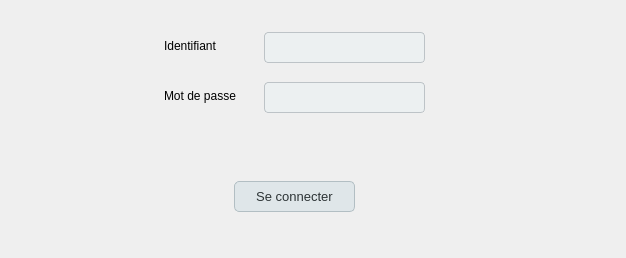
<?xml version="1.0" encoding="UTF-8"?>
<ui version="4.0">
 <class>Connexion</class>
 <widget class="QWidget" name="Connexion">
  <property name="geometry">
   <rect>
    <x>0</x>
    <y>0</y>
    <width>626</width>
    <height>258</height>
   </rect>
  </property>
  <property name="windowTitle">
   <string>Authentification - Banc d'essais moteur</string>
  </property>
  <widget class="QPushButton" name="pb_connecter">
   <property name="geometry">
    <rect>
     <x>234</x>
     <y>181</y>
     <width>121</width>
     <height>31</height>
    </rect>
   </property>
   <property name="styleSheet">
    <string notr="true">QPushButton {
    background-color: #dfe6e9;
    border: 1px solid #b2bec3;
    border-radius: 5px;
    color: #2d3436;
    padding: 6px 12px;
    font: 13px;
}

QPushButton:hover {
    background-color: #b2bec3;
}

QPushButton:pressed {
    background-color: #636e72;
    color: #ffffff;
}</string>
   </property>
   <property name="text">
    <string>Se connecter</string>
   </property>
  </widget>
  <widget class="QLineEdit" name="le_identifiant">
   <property name="geometry">
    <rect>
     <x>264</x>
     <y>32</y>
     <width>161</width>
     <height>31</height>
    </rect>
   </property>
   <property name="styleSheet">
    <string notr="true">QLineEdit {
    background-color: #ecf0f1;
    border: 1px solid #bdc3c7;
    border-radius: 4px;
    padding: 5px;
    color: #2c3e50;
    font: 12px;
}

QLineEdit:focus {
    border: 1px solid #3498db;
}</string>
   </property>
  </widget>
  <widget class="QLineEdit" name="le_mdp">
   <property name="geometry">
    <rect>
     <x>264</x>
     <y>82</y>
     <width>161</width>
     <height>31</height>
    </rect>
   </property>
   <property name="styleSheet">
    <string notr="true">QLineEdit {
    background-color: #ecf0f1;
    border: 1px solid #bdc3c7;
    border-radius: 4px;
    padding: 5px;
    color: #2c3e50;
    font: 12px;
}

QLineEdit:focus {
    border: 1px solid #3498db;
}</string>
   </property>
  </widget>
  <widget class="QLabel" name="label">
   <property name="geometry">
    <rect>
     <x>164</x>
     <y>80</y>
     <width>91</width>
     <height>31</height>
    </rect>
   </property>
   <property name="text">
    <string>Mot de passe</string>
   </property>
  </widget>
  <widget class="QLabel" name="label_2">
   <property name="geometry">
    <rect>
     <x>164</x>
     <y>30</y>
     <width>91</width>
     <height>31</height>
    </rect>
   </property>
   <property name="text">
    <string>Identifiant</string>
   </property>
  </widget>
  <widget class="QLabel" name="l_erreur">
   <property name="geometry">
    <rect>
     <x>170</x>
     <y>120</y>
     <width>251</width>
     <height>51</height>
    </rect>
   </property>
   <property name="text">
    <string/>
   </property>
  </widget>
 </widget>
 <resources/>
 <connections>
  <connection>
   <sender>pb_connecter</sender>
   <signal>clicked()</signal>
   <receiver>Connexion</receiver>
   <slot>authentifier()</slot>
   <hints>
    <hint type="sourcelabel">
     <x>176</x>
     <y>215</y>
    </hint>
    <hint type="destinationlabel">
     <x>73</x>
     <y>239</y>
    </hint>
   </hints>
  </connection>
 </connections>
 <slots>
  <slot>authentifier()</slot>
 </slots>
</ui>
